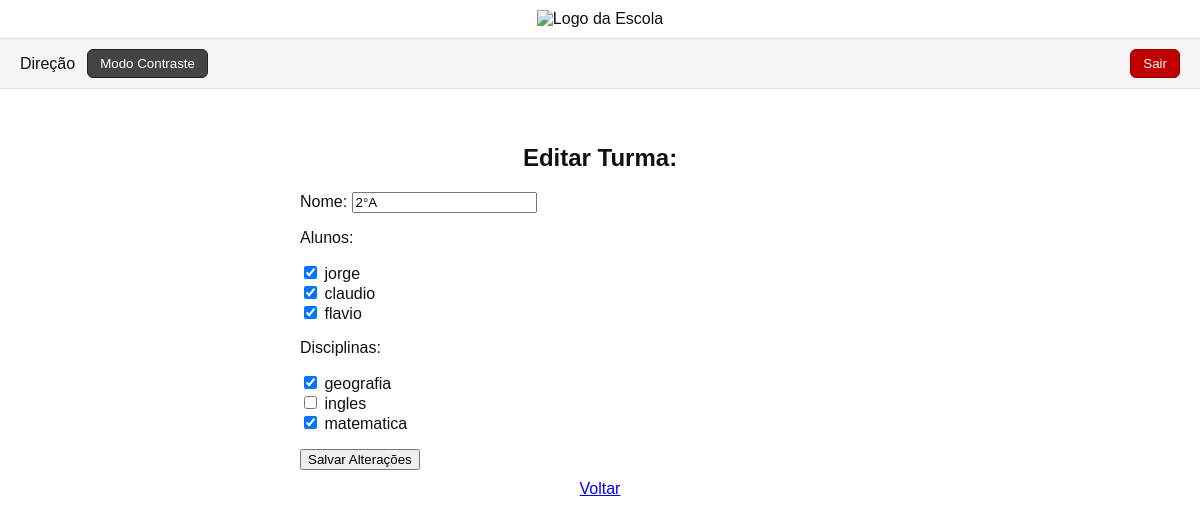
/usuarios/coordenacao/turma/editar/1/ (signed in), run on an earlier commit of the app's database.
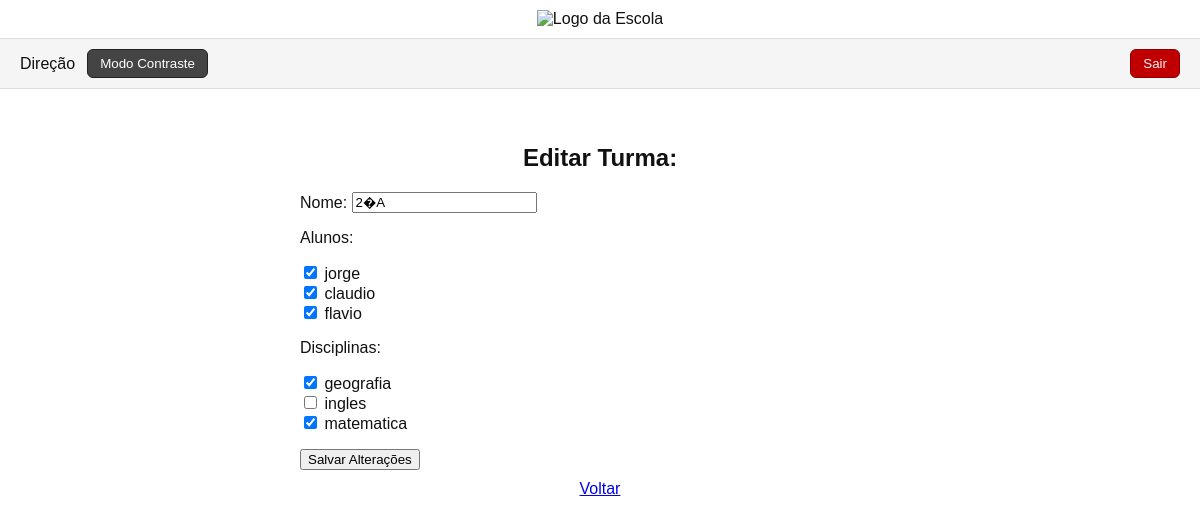
And on a later commit of the database.
### usuarios/models.py (models this page shows, shortened)
class Turma(models.Model):
    nome = models.CharField(max_length=50)
    alunos = models.ManyToManyField(Aluno, related_name='turmas')
    disciplinas = models.ManyToManyField(Disciplina, related_name='turmas')

class Aluno(models.Model):
    user = models.OneToOneField(User, on_delete=models.CASCADE, null=True, blank=True)
    nome = models.CharField(max_length=100)
    matricula = models.CharField(max_length=20, unique=True)
    email = models.EmailField(blank=True, null=True)
    turma = models.CharField(max_length=50)
    data_nascimento = models.DateField(null=True, blank=True)
    cpf = models.CharField(max_length=14, blank=True, null=True)
    cartao_sus = models.CharField(max_length=20, blank=True, null=True)
    telefone_responsaveis = models.CharField(max_length=200, blank=True, null=True)
    tem_deficiencia = models.BooleanField(default=False)
    deficiencia_descricao = models.CharField(max_length=200, blank=True, null=True)
    restricao_alimentar = models.BooleanField(default=False)
    restricao_alimentar_descricao = models.CharField(max_length=200, blank=True, null=True)
    alergia_medicacao = models.BooleanField(default=False)
    alergia_medicacao_descricao = models.CharField(max_length=200, blank=True, null=True)
    autorizacao_ir_sozinho = models.BooleanField(default=False)
    pessoas_autorizadas_retirar = models.TextField(blank=True, null=True)
    observacoes_medicas = models.TextField(blank=True, null=True)
    def __str__(self):
        return self.nome

class Disciplina(models.Model):
    nome = models.CharField(max_length=100)
    professor = models.ForeignKey(Professor, on_delete=models.CASCADE, related_name='disciplinas')
    def __str__(self):
        return self.nome

### usuarios/decorators.py (the view, shortened to what this page needs)
        def wrapper(request, *args, **kwargs):
            if not request.user.is_authenticated:
                return redirect("login")
            grupos_user = set(request.user.groups.values_list("name", flat=True))
            if "Direcao" in grupos_user:
                return view_func(request, *args, **kwargs)

### usuarios/forms.py
class TurmaForm(forms.ModelForm):
    class Meta:
        model = Turma
        fields = ['nome', 'alunos', 'disciplinas']
        widgets = {
            'alunos': forms.CheckboxSelectMultiple(),
            'disciplinas': forms.CheckboxSelectMultiple(),
        }

### usuarios/context_processors.py (called while the page is built)
def grupos_do_usuario(request):
    if request.user.is_authenticated:
        grupos = request.user.groups.values_list('name', flat=True)
    else:
        grupos = []
    return {
        'is_secretaria': 'Secretaria' in grupos,
        'is_professor': 'Professor' in grupos,
        'is_aluno': 'Aluno' in grupos,
        'is_coordenacao': 'Coordenacao' in grupos,
        'is_direcao': 'Direcao' in grupos,
    }

### usuarios/templates/editar_turma.html (shortened to what this page needs)
{% extends "base.html" %}
{% block content %}
<h2 style="text-align:center;">Editar Turma: {{ turma.nome }}</h2>
<form method="POST" style="max-width:600px;margin:auto;">
    {{ form.as_p }}
    <button type="submit">Salvar Alterações</button>
</form>
<p style="text-align:center;margin-top:10px;">
    <a href="{{ request.META.HTTP_REFERER|default:'/' }}">Voltar</a>
</p>
{% endblock %}

What changed in the data, as far as the page shows it:
changed Turma: nome "2°A" → "2�A"
